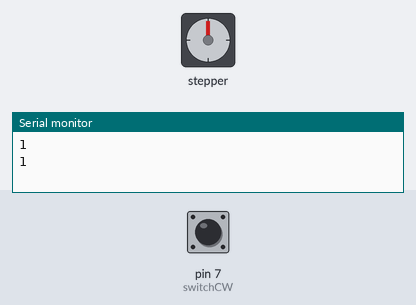
A sketch run on a simulated Arduino Uno, built with avr-gcc and run on an emulated ATmega328P. Parts: stepper motor, the last lines printed to the serial monitor. Wiring (inferred from the names in the program): stepper motor driver (1098 steps per turn assumed): step pin 3; direction pin 2. The test bench sets the inputs (shaded band); at power-on: pin 7 (switchCW) HIGH.

Above: at 13.4 s.
13.5 s: pin 7 (switchCW) pulled LOW for 3 s
At 19.9 s:
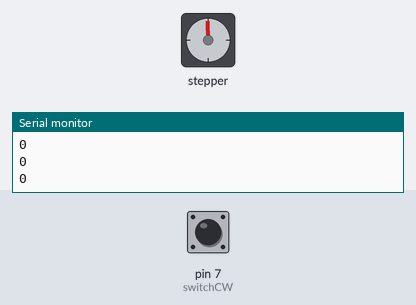
At 22.2 s:
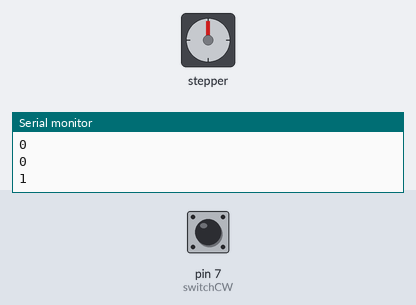
Timing chart, 0 to 76.2 s (numbered marks = the images above; inputs shaded):
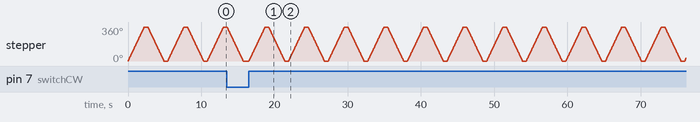

The sketch:

maileyesteeper.ino
```cpp
int switchCW  =7;//define input pin+ for CW push button

const int dirPin = 2;
const int stepPin = 3;
const int stepsPerRevolution = 1098;

void setup()
{
pinMode(switchCW,INPUT_PULLUP);// CW push button pin as input
  pinMode(stepPin, OUTPUT);
  pinMode(dirPin, OUTPUT);
  Serial.begin(9600);
}
void loop()
{
    if(digitalRead(switchCW) == HIGH)
  {
    digitalWrite(dirPin, HIGH);
  for(int x = 0; x < stepsPerRevolution; x++)
  {
    digitalWrite(stepPin, HIGH);
    delayMicroseconds(1000);
    digitalWrite(stepPin, LOW);
    delayMicroseconds(1000);
  }
  delay(500);
   digitalWrite(dirPin, LOW);
  for(int x = 0; x < stepsPerRevolution; x++)
  {
    digitalWrite(stepPin, HIGH);
    delayMicroseconds(1000);
    digitalWrite(stepPin, LOW);
    delayMicroseconds(1000);
  }
  delay(500);
  }else if(digitalRead(switchCW) == LOW)
  {
     digitalWrite(stepPin, HIGH);
        delayMicroseconds(0);
  }
   Serial.println(digitalRead(switchCW));

  }
```
